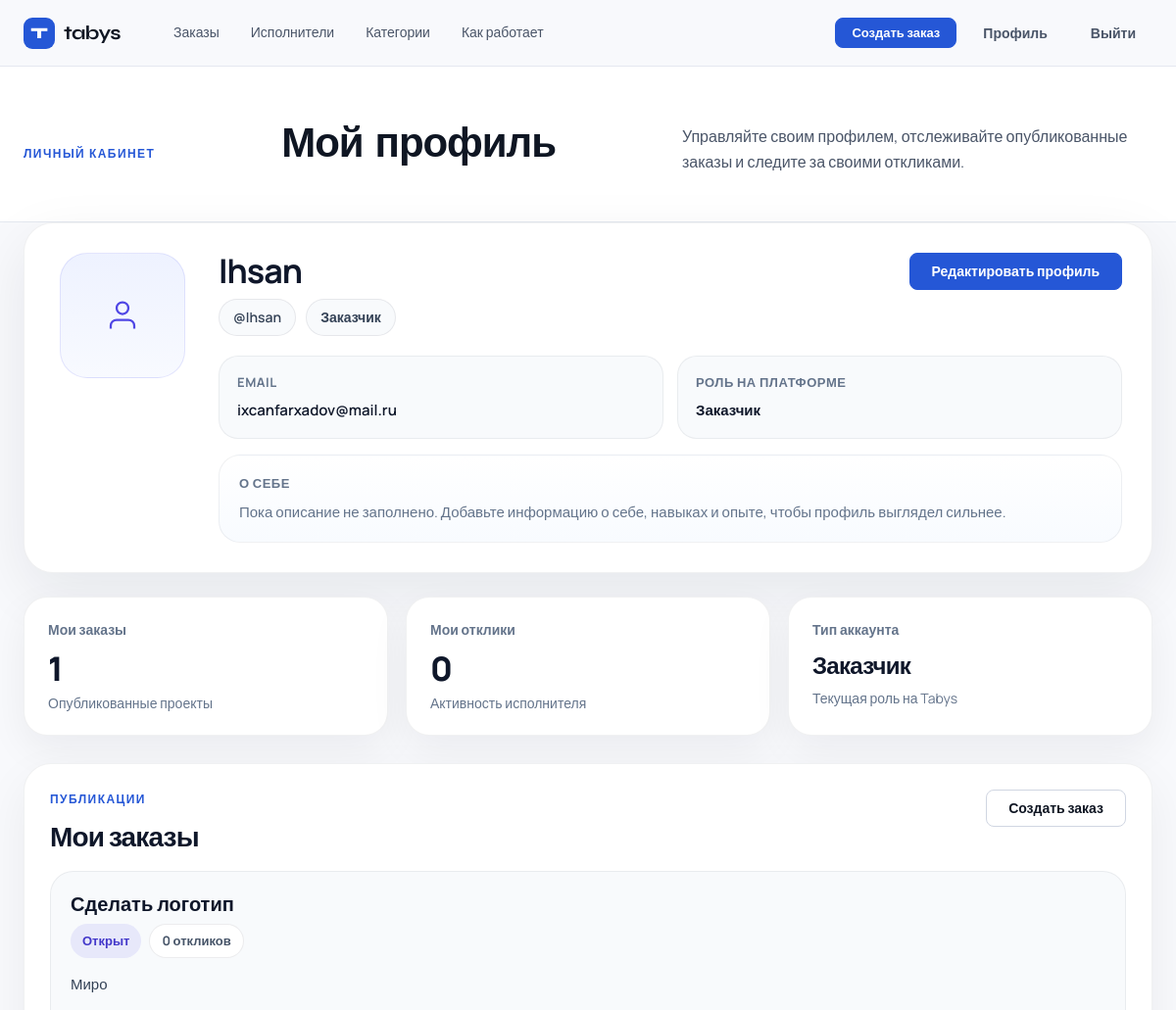
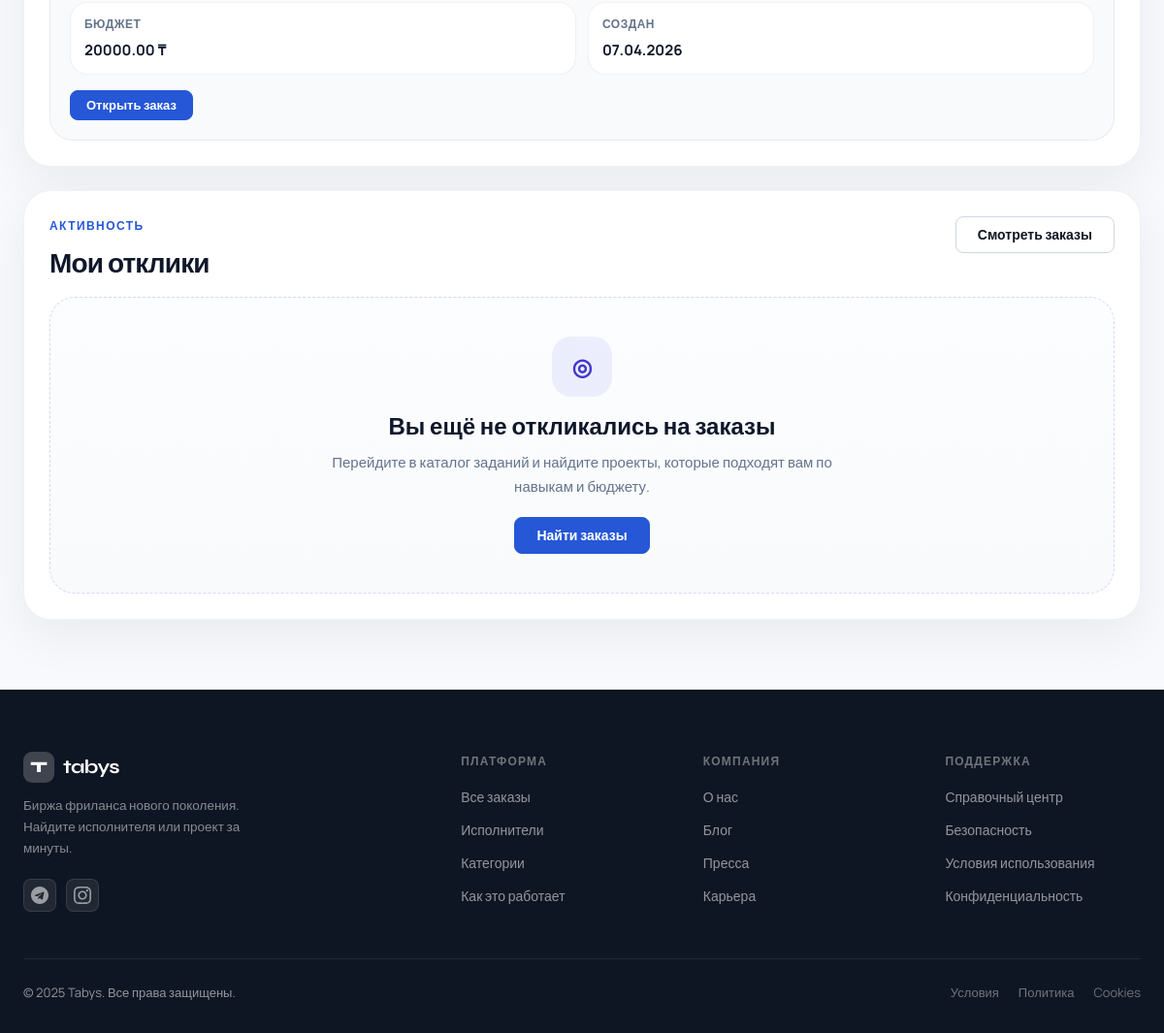
Screenshot of /profile/ (signed in) with the database file from the repository (2 pictures, top to bottom).
### apps/core/models.py (models this page shows, shortened)
class Profile(models.Model):
    user = models.OneToOneField(User, on_delete=models.CASCADE, related_name='profile')
    full_name = models.CharField(max_length=255, blank=True)
    city = models.CharField(max_length=100, blank=True)
    about = models.TextField(blank=True)
    avatar = models.ImageField(upload_to='avatars/', blank=True, null=True)

class User(AbstractUser):
    ROLE_CHOICES = (
        ('customer', 'Заказчик'),
        ('executor', 'Исполнитель'),
    )
    email = models.EmailField(unique=True)
    role = models.CharField(max_length=20, choices=ROLE_CHOICES, default='customer')

class Order(models.Model):
    STATUS_CHOICES = (
        ('open', 'Открыт'),
        ('in_progress', 'В работе'),
        ('closed', 'Закрыт'),
    )
    owner = models.ForeignKey(User, on_delete=models.CASCADE, related_name='orders')
    title = models.CharField(max_length=255)
    description = models.TextField()
    budget = models.DecimalField(max_digits=10, decimal_places=2, null=True, blank=True)
    status = models.CharField(max_length=20, choices=STATUS_CHOICES, default='open')
    created_at = models.DateTimeField(auto_now_add=True)

### apps/core/views.py (the view)
# urls.py: path('profile/', profile_view, name='profile'),
@login_required
def profile_view(request):
    profile, _ = Profile.objects.get_or_create(user=request.user)
    my_orders = Order.objects.filter(owner=request.user)
    my_responses = Response.objects.filter(user=request.user)
    context = {
        'profile': profile,
        'my_orders': my_orders,
        'my_responses': my_responses,
    }
    return render(request, 'profile.html', context)

### templates/profile.html (shortened to what this page needs)
{% extends "base.html" %}
{% load static %}
{% block content %}
<section class="page-intro page-intro--profile">
  <div class="container">
    <div class="page-intro-inner">
      <p class="section-label">Личный кабинет</p>
      <h1 class="page-intro-title">Мой профиль</h1>
      <p class="page-intro-sub">
        Управляйте своим профилем, отслеживайте опубликованные заказы и следите за своими откликами.
      </p>
    </div>
  </div>
</section>
<section class="profile-page-section">
  <div class="container">
    <div class="profile-summary-card">
      <div class="profile-summary-main">
        <div class="profile-summary-avatar-wrap">
          {% if profile.avatar %}
            <img src="{{ profile.avatar.url }}" alt="{{ profile.user.username }}" class="profile-summary-avatar">
          {% else %}
            <div class="profile-summary-avatar profile-summary-avatar--placeholder">
              <svg width="36" height="36" viewBox="0 0 24 24" fill="none" stroke="currentColor" stroke-width="1.5">
                <path d="M20 21v-2a4 4 0 0 0-4-4H8a4 4 0 0 0-4 4v2"/>
                <circle cx="12" cy="7" r="4"/>
              </svg>
            </div>
          {% endif %}
        </div>
        <div class="profile-summary-content">
          <div class="profile-summary-top">
            <div>
              <h2 class="profile-summary-name">
                {% if profile.full_name %}
                  {{ profile.full_name }}
                {% else %}
                  {{ profile.user.username }}
                {% endif %}
              </h2>
              <div class="profile-summary-meta">
                <span class="profile-meta-pill">@{{ profile.user.username }}</span>
                <span class="profile-meta-pill">{{ profile.user.get_role_display }}</span>
              </div>
            </div>
            <a href="{% url 'edit_profile' %}" class="btn btn-primary">Редактировать профиль</a>
          </div>
          <div class="profile-summary-info-grid">
            <div class="profile-info-box">
              <p class="profile-info-label">Email</p>
              <p class="profile-info-value">{{ profile.user.email }}</p>
            </div>
            <div class="profile-info-box">
              <p class="profile-info-label">Роль на платформе</p>
              <p class="profile-info-value">{{ profile.user.get_role_display }}</p>
            </div>
          </div>
          <div class="profile-about-card">
            <p class="profile-info-label">О себе</p>
            {% if profile.about %}
              <p class="profile-about-text">{{ profile.about }}</p>
            {% else %}
              <p class="profile-about-empty">
                Пока описание не заполнено. Добавьте информацию о себе, навыках и опыте, чтобы профиль выглядел сильнее.
              </p>
            {% endif %}
          </div>
        </div>
      </div>
    </div>
    <div class="profile-stats-grid">
      <div class="profile-stat-card">
        <p class="profile-stat-label">Мои заказы</p>
        <p class="profile-stat-value">{{ my_orders|length }}</p>
        <p class="profile-stat-hint">Опубликованные проекты</p>
      </div>
      <div class="profile-stat-card">
        <p class="profile-stat-label">Мои отклики</p>
        <p class="profile-stat-value">{{ my_responses|length }}</p>
        <p class="profile-stat-hint">Активность исполнителя</p>
      </div>
      <div class="profile-stat-card">
        <p class="profile-stat-label">Тип аккаунта</p>
        <p class="profile-stat-value profile-stat-value--small">{{ profile.user.get_role_display }}</p>
        <p class="profile-stat-hint">Текущая роль на Tabys</p>
      </div>
    </div>
    <div class="profile-sections-layout">
      <section class="profile-content-section">
        <div class="profile-section-header">
          <div>
            <p class="section-label">Публикации</p>
            <h3 class="profile-section-title">Мои заказы</h3>
          </div>
          <a href="{% url 'create_order' %}" class="btn btn-outline">Создать заказ</a>
        </div>
        {% if my_orders %}
          <div class="profile-card-list">
            {% for order in my_orders %}
              <article class="profile-order-card">
                <div class="profile-order-card-top">
                  <div>
                    <h4 class="profile-card-title">
                      <a href="{% url 'order_detail' order.id %}">{{ order.title }}</a>
                    </h4>
                    <div class="profile-card-badges">
                      <span class="status-badge">{{ order.get_status_display }}</span>
                      <span class="soft-badge">{{ order.responses.count }} откликов</span>
                    </div>
                  </div>
                </div>
                <p class="profile-card-desc">{{ order.description|truncatechars:180 }}</p>
                <div class="profile-card-meta">
                  {% if order.budget %}
                    <div class="profile-meta-item">
                      <span class="profile-meta-key">Бюджет</span>
                      <span class="profile-meta-val">{{ order.budget }} ₸</span>
                    </div>
                  {% else %}
                    <div class="profile-meta-item">
                      <span class="profile-meta-key">Бюджет</span>
                      <span class="profile-meta-val">Не указан</span>
                    </div>
                  {% endif %}
                  <div class="profile-meta-item">
                    <span class="profile-meta-key">Создан</span>
                    <span class="profile-meta-val">{{ order.created_at|date:"d.m.Y" }}</span>
                  </div>
                </div>
                <div class="profile-card-actions">
                  <a href="{% url 'order_detail' order.id %}" class="btn btn-primary btn-sm">Открыть заказ</a>
                </div>
              </article>
            {% endfor %}
          </div>
        {% endif %}
      </section>
      <section class="profile-content-section">
        <div class="profile-section-header">
          <div>
            <p class="section-label">Активность</p>
            <h3 class="profile-section-title">Мои отклики</h3>
          </div>
          <a href="{% url 'jobs' %}" class="btn btn-outline">Смотреть заказы</a>
        </div>
        {% if my_responses %}
          <div class="profile-card-list">
            {% for response in my_responses %}
              <article class="profile-response-card">
                <div class="profile-order-card-top">
                  <div>
                    <h4 class="profile-card-title">
                      <a href="{% url 'order_detail' response.order.id %}">{{ response.order.title }}</a>
                    </h4>
                    <p class="profile-response-owner">Заказчик: {{ response.order.owner.username }}</p>
                  </div>
                  <div class="profile-card-badges">
                    <span class="status-badge">{{ response.get_status_display }}</span>
                  </div>
                </div>
                <p class="profile-card-desc">{{ response.text|truncatechars:180 }}</p>
                <div class="profile-card-meta">
                  {% if response.price %}
                    <div class="profile-meta-item">
                      <span class="profile-meta-key">Моя цена</span>
                      <span class="profile-meta-val">{{ response.price }} ₸</span>
                    </div>
                  {% else %}
                    <div class="profile-meta-item">
                      <span class="profile-meta-key">Моя цена</span>
                      <span class="profile-meta-val">Не указана</span>
                    </div>
                  {% endif %}
                  <div class="profile-meta-item">
                    <span class="profile-meta-key">Дата отклика</span>
                    <span class="profile-meta-val">{{ response.created_at|date:"d.m.Y" }}</span>
                  </div>
                </div>
                <div class="profile-card-actions">
                  <a href="{% url 'order_detail' response.order.id %}" class="btn btn-primary btn-sm">Перейти к заказу</a>
                </div>
              </article>
            {% endfor %}
          </div>
        {% else %}
          <div class="profile-empty-card">
            <div class="profile-empty-icon">◎</div>
            <h4>Вы ещё не откликались на заказы</h4>
            <p>
              Перейдите в каталог заданий и найдите проекты, которые подходят вам по навыкам и бюджету.
            </p>
            <a href="{% url 'jobs' %}" class="btn btn-primary">Найти заказы</a>
          </div>
        {% endif %}
      </section>
    </div>
  </div>
</section>
{% endblock %}

### templates/base.html (shortened to what this page needs)
{% load static %}
<!DOCTYPE html>
<html lang="ru">
<head>
    <link rel="stylesheet" href="{% static 'css/style.css' %}">
    <link rel="stylesheet" href="{% static 'css/style.css' %}">
    <link rel="stylesheet" href="{% static 'css/pages.css' %}">
</head>
<body>
    <header class="site-header" id="site-header">
        <div class="container header-inner">
            <a href="/" class="logo">
                <span class="logo-icon">T</span>
                <span class="logo-text">tabys</span>
            </a>
            <nav class="main-nav">
                <a href="/jobs/" class="nav-link">Заказы</a>
                <a href="/freelancers/" class="nav-link">Исполнители</a>
                <a href="/categories/" class="nav-link">Категории</a>
                <a href="/how-it-works/" class="nav-link">Как работает</a>
            </nav>
            <div class="header-actions">
                {% if user.is_authenticated %}
                    <a href="{% url 'create_order' %}" class="btn btn-primary btn-sm">Создать заказ</a>
                    <a href="{% url 'edit_profile' %}" class="btn btn-ghost">Профиль</a>
                    <a href="{% url 'logout' %}" class="btn btn-ghost">Выйти</a>
                {% else %}
                    <a href="{% url 'login' %}" class="btn btn-ghost">Войти</a>
                    <a href="{% url 'register' %}" class="btn btn-primary btn-sm">Начать бесплатно</a>
                {% endif %}
            </div>
        </div>
    </header>
    <main>
        {% block content %}{% endblock %}
    </main>
    <footer class="site-footer">
        <div class="container">
            <div class="footer-grid">
                <div class="footer-brand">
                    <a href="/" class="logo logo-light">
                        <span class="logo-icon">T</span>
                        <span class="logo-text">tabys</span>
                    </a>
                    <p class="footer-tagline">Биржа фриланса нового поколения. Найдите исполнителя или проект за минуты.</p>
                    <div class="footer-socials">
                        <a href="#" class="social-link" aria-label="Telegram">
                        </a>
                        <a href="#" class="social-link" aria-label="Instagram">
                        </a>
                    </div>
                </div>
                <div class="footer-col">
                    <h4 class="footer-col-title">Платформа</h4>
                    <ul>
                        <li><a href="/jobs/">Все заказы</a></li>
                        <li><a href="/freelancers/">Исполнители</a></li>
                        <li><a href="/categories/">Категории</a></li>
                        <li><a href="/how-it-works/">Как это работает</a></li>
                    </ul>
                </div>
                <div class="footer-col">
                    <h4 class="footer-col-title">Компания</h4>
                    <ul>
                        <li><a href="/about/">О нас</a></li>
                        <li><a href="/blog/">Блог</a></li>
                        <li><a href="/press/">Пресса</a></li>
                        <li><a href="/careers/">Карьера</a></li>
                    </ul>
                </div>
                <div class="footer-col">
                    <h4 class="footer-col-title">Поддержка</h4>
                    <ul>
                        <li><a href="/help/">Справочный центр</a></li>
                        <li><a href="/safety/">Безопасность</a></li>
                        <li><a href="/terms/">Условия использования</a></li>
                        <li><a href="/privacy/">Конфиденциальность</a></li>
                    </ul>
                </div>
            </div>
            <div class="footer-bottom">
                <p class="footer-copy">© 2025 Tabys. Все права защищены.</p>
                <div class="footer-bottom-links">
                    <a href="/terms/">Условия</a>
                    <a href="/privacy/">Политика</a>
                    <a href="/cookies/">Cookies</a>
                </div>
            </div>
        </div>
    </footer>
</body>
</html>

### static/css/pages.css (style rules this page uses)
.page-intro { padding: 56px 0 48px; border-bottom: 1px solid var(--c-border); background: white; }
.page-intro-inner { display: flex; justify-content: space-between; align-items: flex-end; gap: 24px; }
.page-intro-title { font-family: var(--font-display); font-size: clamp(28px, 4vw, 42px); font-weight: 800; letter-spacing: -.025em; line-height: 1.1; color: var(--c-text); margin-bottom: 8px; }
.page-intro-sub { font-size: 16px; color: var(--c-text-2); line-height: 1.6; max-width: 480px; }

### rows the page displays
Profile: user.username "Ihsan", user.role "Заказчик", user.email "ixcanfarxadov@mail.ru"
Order: title "Сделать логотип", status "Открыт", responses.count "0", description "Миро", budget "20000.00", created_at "07.04.2026"

### other values shown
{{ my_orders|length }} "1"
{{ my_responses|length }} "0"
